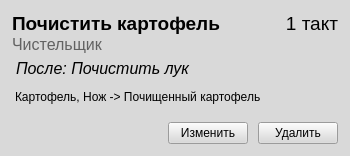
<?xml version="1.0" encoding="UTF-8"?>
<ui version="4.0">
 <class>Form</class>
 <widget class="QWidget" name="Form">
  <property name="geometry">
   <rect>
    <x>0</x>
    <y>0</y>
    <width>350</width>
    <height>156</height>
   </rect>
  </property>
  <property name="sizePolicy">
   <sizepolicy hsizetype="Preferred" vsizetype="Fixed">
    <horstretch>0</horstretch>
    <verstretch>0</verstretch>
   </sizepolicy>
  </property>
  <property name="windowTitle">
   <string>Form</string>
  </property>
  <property name="styleSheet">
   <string notr="true">background-color: #D9D9D9</string>
  </property>
  <layout class="QVBoxLayout" name="verticalLayout_2" stretch="0">
   <property name="spacing">
    <number>0</number>
   </property>
   <property name="leftMargin">
    <number>0</number>
   </property>
   <property name="topMargin">
    <number>0</number>
   </property>
   <property name="rightMargin">
    <number>0</number>
   </property>
   <property name="bottomMargin">
    <number>0</number>
   </property>
   <item>
    <widget class="QWidget" name="verticalWidget" native="true">
     <layout class="QVBoxLayout" name="verticalLayout_3" stretch="0,0,0,1,0">
      <property name="spacing">
       <number>0</number>
      </property>
      <property name="leftMargin">
       <number>12</number>
      </property>
      <property name="topMargin">
       <number>12</number>
      </property>
      <property name="rightMargin">
       <number>12</number>
      </property>
      <property name="bottomMargin">
       <number>12</number>
      </property>
      <item>
       <layout class="QHBoxLayout" name="horizontalLayout" stretch="1,0">
        <item>
         <widget class="QLabel" name="taskLabel">
          <property name="font">
           <font>
            <pointsize>14</pointsize>
            <weight>75</weight>
            <bold>true</bold>
           </font>
          </property>
          <property name="text">
           <string>Почистить картофель</string>
          </property>
          <property name="alignment">
           <set>Qt::AlignLeading|Qt::AlignLeft|Qt::AlignTop</set>
          </property>
          <property name="wordWrap">
           <bool>true</bool>
          </property>
         </widget>
        </item>
        <item>
         <widget class="QLabel" name="durationLabel">
          <property name="font">
           <font>
            <pointsize>14</pointsize>
           </font>
          </property>
          <property name="text">
           <string>1 такт</string>
          </property>
          <property name="alignment">
           <set>Qt::AlignRight|Qt::AlignTop|Qt::AlignTrailing</set>
          </property>
         </widget>
        </item>
       </layout>
      </item>
      <item>
       <widget class="QLabel" name="executorLabel">
        <property name="font">
         <font>
          <pointsize>12</pointsize>
         </font>
        </property>
        <property name="styleSheet">
         <string notr="true">color: #626262</string>
        </property>
        <property name="lineWidth">
         <number>0</number>
        </property>
        <property name="text">
         <string>Чистельщик</string>
        </property>
        <property name="alignment">
         <set>Qt::AlignLeading|Qt::AlignLeft|Qt::AlignTop</set>
        </property>
        <property name="wordWrap">
         <bool>true</bool>
        </property>
       </widget>
      </item>
      <item>
       <widget class="QLabel" name="afterLabel">
        <property name="font">
         <font>
          <pointsize>12</pointsize>
          <italic>true</italic>
         </font>
        </property>
        <property name="styleSheet">
         <string notr="true">padding-top: 1px</string>
        </property>
        <property name="text">
         <string>После: Почистить лук</string>
        </property>
        <property name="alignment">
         <set>Qt::AlignLeading|Qt::AlignLeft|Qt::AlignTop</set>
        </property>
        <property name="wordWrap">
         <bool>true</bool>
        </property>
       </widget>
      </item>
      <item>
       <widget class="QLabel" name="resourcesLabel">
        <property name="styleSheet">
         <string notr="true">padding-top: 5px</string>
        </property>
        <property name="text">
         <string>Картофель, Нож -&gt; Почищенный картофель</string>
        </property>
        <property name="alignment">
         <set>Qt::AlignLeading|Qt::AlignLeft|Qt::AlignTop</set>
        </property>
        <property name="wordWrap">
         <bool>true</bool>
        </property>
       </widget>
      </item>
      <item>
       <widget class="QWidget" name="buttonsWidget" native="true">
        <layout class="QHBoxLayout" name="horizontalLayout_3">
         <property name="spacing">
          <number>10</number>
         </property>
         <property name="leftMargin">
          <number>0</number>
         </property>
         <property name="topMargin">
          <number>0</number>
         </property>
         <property name="rightMargin">
          <number>0</number>
         </property>
         <property name="bottomMargin">
          <number>0</number>
         </property>
         <item>
          <spacer name="horizontalSpacer">
           <property name="orientation">
            <enum>Qt::Horizontal</enum>
           </property>
           <property name="sizeHint" stdset="0">
            <size>
             <width>40</width>
             <height>20</height>
            </size>
           </property>
          </spacer>
         </item>
         <item>
          <widget class="QPushButton" name="editBtn">
           <property name="sizePolicy">
            <sizepolicy hsizetype="Fixed" vsizetype="Fixed">
             <horstretch>0</horstretch>
             <verstretch>0</verstretch>
            </sizepolicy>
           </property>
           <property name="text">
            <string>Изменить</string>
           </property>
          </widget>
         </item>
         <item>
          <widget class="QPushButton" name="deleteBtn">
           <property name="sizePolicy">
            <sizepolicy hsizetype="Fixed" vsizetype="Fixed">
             <horstretch>0</horstretch>
             <verstretch>0</verstretch>
            </sizepolicy>
           </property>
           <property name="text">
            <string>Удалить</string>
           </property>
          </widget>
         </item>
        </layout>
       </widget>
      </item>
     </layout>
    </widget>
   </item>
  </layout>
 </widget>
 <resources/>
 <connections/>
</ui>
